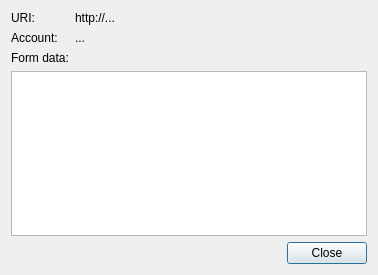
<ui version="4.0" >
 <class>PasswordDetailsDialog</class>
 <widget class="QDialog" name="PasswordDetailsDialog" >
  <property name="geometry" >
   <rect>
    <x>0</x>
    <y>0</y>
    <width>378</width>
    <height>275</height>
   </rect>
  </property>
  <property name="windowTitle" >
   <string>Password Details</string>
  </property>
  <layout class="QGridLayout" name="gridLayout" >
   <item row="0" column="0" >
    <widget class="QLabel" name="label_2" >
     <property name="text" >
      <string>URI:</string>
     </property>
    </widget>
   </item>
   <item row="0" column="1" >
    <widget class="QLabel" name="uriLabel" >
     <property name="sizePolicy" >
      <sizepolicy vsizetype="Preferred" hsizetype="Expanding" >
       <horstretch>0</horstretch>
       <verstretch>0</verstretch>
      </sizepolicy>
     </property>
     <property name="text" >
      <string>http://...</string>
     </property>
    </widget>
   </item>
   <item row="1" column="0" >
    <widget class="QLabel" name="label_3" >
     <property name="text" >
      <string>Account:</string>
     </property>
    </widget>
   </item>
   <item row="1" column="1" >
    <widget class="QLabel" name="accountLabel" >
     <property name="sizePolicy" >
      <sizepolicy vsizetype="Preferred" hsizetype="Expanding" >
       <horstretch>0</horstretch>
       <verstretch>0</verstretch>
      </sizepolicy>
     </property>
     <property name="text" >
      <string>...</string>
     </property>
    </widget>
   </item>
   <item row="2" column="0" >
    <widget class="QLabel" name="label" >
     <property name="text" >
      <string>Form data:</string>
     </property>
    </widget>
   </item>
   <item row="4" column="0" colspan="2" >
    <widget class="QDialogButtonBox" name="buttonBox" >
     <property name="orientation" >
      <enum>Qt::Horizontal</enum>
     </property>
     <property name="standardButtons" >
      <set>QDialogButtonBox::Close</set>
     </property>
    </widget>
   </item>
   <item row="3" column="0" colspan="2" >
    <widget class="QTableWidget" name="dataTable" >
     <property name="tabKeyNavigation" >
      <bool>false</bool>
     </property>
     <property name="alternatingRowColors" >
      <bool>true</bool>
     </property>
     <property name="selectionBehavior" >
      <enum>QAbstractItemView::SelectRows</enum>
     </property>
     <property name="showGrid" >
      <bool>false</bool>
     </property>
    </widget>
   </item>
  </layout>
 </widget>
 <resources/>
 <connections>
  <connection>
   <sender>buttonBox</sender>
   <signal>rejected()</signal>
   <receiver>PasswordDetailsDialog</receiver>
   <slot>close()</slot>
   <hints>
    <hint type="sourcelabel" >
     <x>316</x>
     <y>260</y>
    </hint>
    <hint type="destinationlabel" >
     <x>286</x>
     <y>274</y>
    </hint>
   </hints>
  </connection>
 </connections>
</ui>
